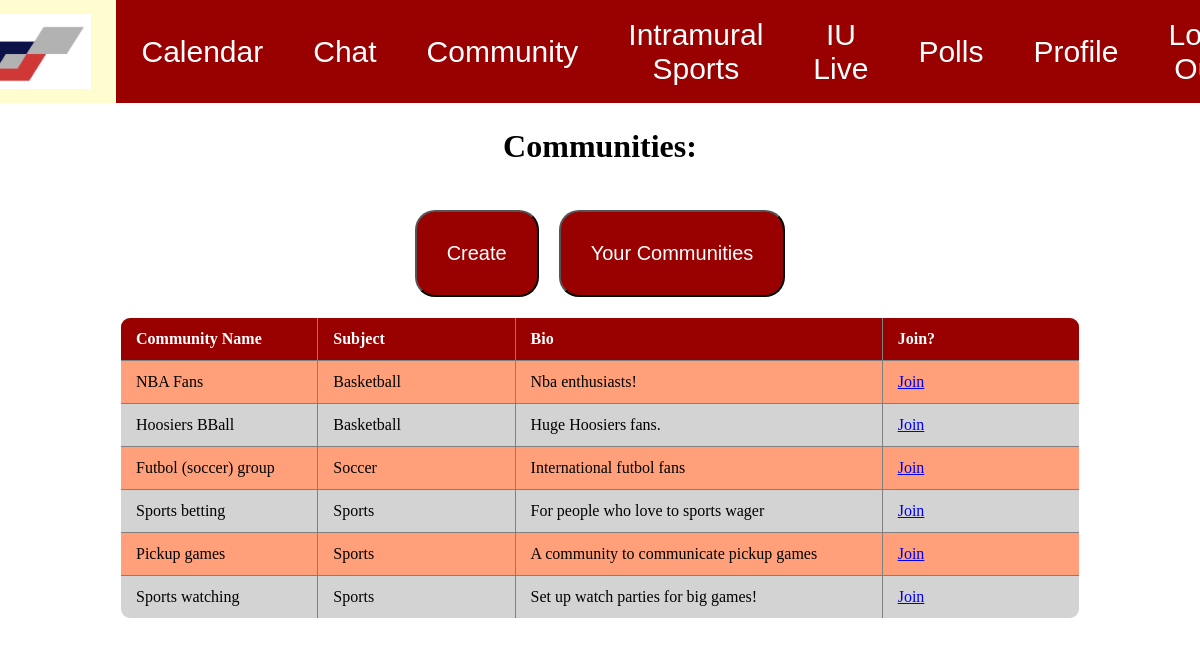
The page /community.php (signed in) on the database its author committed.
### tables this page shows
CREATE TABLE community (
comm_id INT(2) auto_increment NOT NULL,
comm_name VARCHAR(40),
comm_subject VARCHAR(40),
comm_bio VARCHAR(80),
privacy boolean DEFAULT FALSE,
PRIMARY KEY (comm_id)
);

### community.php (the view, shortened to what this page needs)
<html>
    <head>
        <link rel="stylesheet" href="css/style.css">
    </head>
    <body>
    <div class="topnav">
        <a href="homepage.php"><img class="homeImg" src="Images/smallLogo.png" alt="Home"></a>
        <a href="calendar.php">Calendar</a>
        <a href="chat.php">Chat</a>
        <a href="community.php">Community</a>
        <a href="intramurals.php">Intramural Sports</a>
        <a href="live.php">IU Live</a>
        <a href="polls.php">Polls</a>
        <a href="profile2.php">Profile</a>
        <a href="https://idp.login.iu.edu/idp/profile/cas/logout">Log-Out </a>
    </div>
    <div class="iu">
        <center><h1>Communities: </h1></center>
        <center><a href="createcommunity.php"><button class="comm">Create</button></a><a href="viewcommunities.php"><button class="comm">Your Communities</button></a></center>
        <center>
            <table class="tabledesign">
                <?php
                    $db = mysqli_connect("db.luddy.indiana.edu","i494f22_team36","my+sql=i494f22_team36","i494f22_team36") or die("Error connecting to MySQL server.");
                    $query1 = "SELECT * FROM community";
                    mysqli_query($db, $query1) or die('Error querying database.');
                    $result = mysqli_query($db, $query1);
                    ?>
                    <tr><th class="commname">Community Name</th><th class="commsub">Subject</th><th class="commbio">Bio</th><th>Join?</th></tr>
                    <?php
                    while($row = mysqli_fetch_array($result)){ ?>
                        <?php
                        $commid = $row['comm_id'];
                        ?>
                        <tr>
                        <td><?php echo $row['comm_name'];?></td>
                        <td><?php echo $row['comm_subject']; ?></td>
                        <td><?php echo $row['comm_bio']; ?></td>
                        <td><a href="viewcommunity.php?id=<?php echo $commid; ?>">Join</a></td>
                        </tr><?php
                    }
                ?>
            </table>
        </center>
    </div>
    <br>
    </body>
</html>

### css/style.css (style rules this page uses)
body { margin: 0; padding: 0; }
.topnav { background-color: #990000; overflow: hidden; margin: 0; padding: 0; display: flex; justify-content: center; align-items: center; font-family: 'Poppins', sans-serif; }
.topnav a { float: left; color: white; text-align: center; padding: 14px 25px; text-decoration: none; font-size: 30px; font-family: 'Poppins', sans-serif; }
.homeImg { width: 120px; height: 75px; padding: 0%; }
button { color: white; background-color:#990000; padding: 30px 30px; font-size: 20px; margin: 150px 10px; border-radius: 20px; cursor: pointer; }
h1 { margin: 25px 10px; }
table, th, td { border: 1px solid gray; width: 50%; }
.tabledesign { border: 1px solid; border-collapse: collapse; table-layout: fixed; border-spacing: 0 15px; width: 80%; border-radius: 10px; overflow: hidden; }
.tabledesign tr th { background-color: #990000; color: white; text-align: left; font-weight: bold; }
.tabledesign tr th { padding: 12px 15px; }
.tabledesign tr td { padding: 12px 15px; }
tr th:nth-child(1) { width:20%; }
tr th:nth-child(2) { width: 20%; }
tr th:nth-child(3) { width:40%; }
tr th:nth-child(4) { width: 20%; }
tr:nth-child(odd) { background-color: lightgray; }
tr:nth-child(even) { background-color: lightsalmon; }
.comm { background-color: #990000; margin: 20px 10px; padding: 30px 30px; border-radius: 20px; }

### rows shown on the page
community: comm_name "NBA Fans", comm_subject "Basketball", comm_bio "Nba enthusiasts!"
community: comm_name "Hoosiers BBall", comm_subject "Basketball", comm_bio "Huge Hoosiers fans."
community: comm_name "Futbol (soccer) group", comm_subject "Soccer", comm_bio "International futbol fans"
community: comm_name "Sports betting", comm_subject "Sports", comm_bio "For people who love to sports wager"
community: comm_name "Pickup games", comm_subject "Sports", comm_bio "A community to communicate pickup games"
community: comm_name "Sports watching", comm_subject "Sports", comm_bio "Set up watch parties for big games!"
